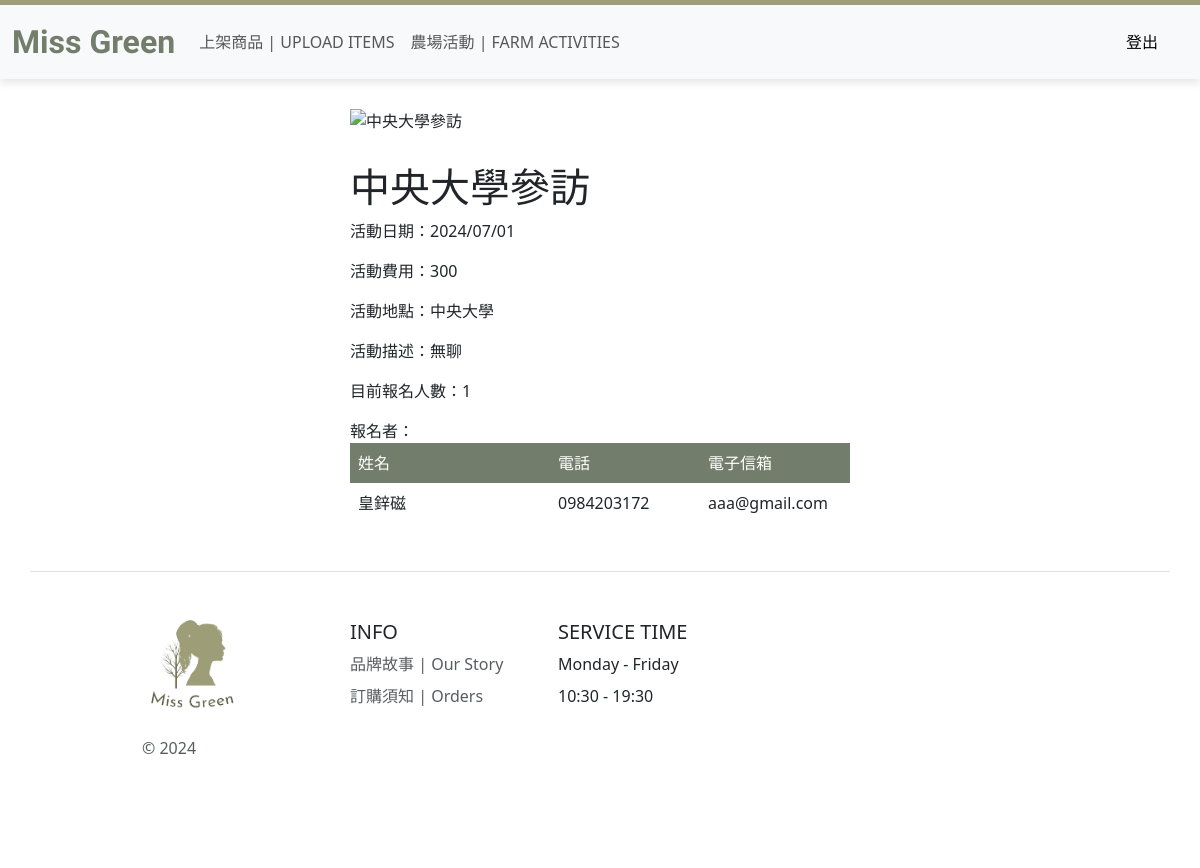
The app's page /ActivityDetail?activity_id=3 with its own data.
### myproject/models.py (models this page shows, shortened)
class Activity(db.Model):
    __tablename__ = 'activities'
    id = db.Column(db.Integer, primary_key=True)
    image_url = db.Column(db.String(255), nullable=False)
    name = db.Column(db.String(100), nullable=False)
    event_date = db.Column(db.DateTime, nullable=False)
    location = db.Column(db.String(100), nullable=False)
    fee = db.Column(db.Float, nullable=False)
    description = db.Column(db.Text, nullable=False)
    status = db.Column(db.Text)
    farmer_id = db.Column(db.Integer, db.ForeignKey('farmers.id'), nullable=False)

class Activities_reg_rec(UserMixin, db.Model):
    __tablename__ = 'activities_reg_rec'
    id = db.Column(db.Integer, primary_key = True)
    activities_member_name = db.Column(db.String(32), nullable = False)
    activities_member_phone = db.Column(db.String(32), nullable = False)
    activities_member_email = db.Column(db.String(32), nullable = False)
    user_id = db.Column(db.Integer, db.ForeignKey('users.id'))
    activity_id = db.Column(db.Integer, db.ForeignKey('activities.id'))
    activity = relationship("Activity")

### main.py (the view)
@app.route('/ActivityDetail', methods=['GET'])
def activityDetail():
    activity_id = request.args.get('activity_id')
    if activity_id:
        activity = Activity.query.filter_by(id =activity_id).first()
        if activity:
            try:
                activity_reg_data = Activities_reg_rec.query.filter_by(activity_id=activity_id).all()
                print(activity_reg_data)
                return render_template('ActivityDetail.html', activity=activity, activity_reg_data=activity_reg_data)
            except IntegrityError as e:
                db.session.rollback()
                print(f"Database error: {str(e)}")
                return "An error occurred while querying the database", 500
    return "Activity not found", 404

### templates/ActivityDetail.html (shortened to what this page needs)
<!DOCTYPE html>
<html lang="en">
  <head>
    <link rel="stylesheet" href="static/MissGreen.css" />
    <link
      href="https://cdn.jsdelivr.net/npm/bootstrap@5.3.3/dist/css/bootstrap.min.css"
      rel="stylesheet"
    />
  </head>
  <body>
    <nav
      class="navbar navbar-expand-lg bg-body-tertiary sticky-top green-border-top"
    >
      <div class="container-fluid">
        <a class="navbar-brand" href="/">Miss Green</a>
        <div class="collapse navbar-collapse" id="navbarNavDropdown">
          <ul class="navbar-nav">
            <li class="nav-item">
              <a class="nav-link" href="/Upload">上架商品 | UPLOAD ITEMS</a>
            </li>
            <li class="nav-item">
              <a class="nav-link" href="/Add_activities"
                >農場活動 | FARM ACTIVITIES</a
              >
            </li>
          </ul>
        </div>
        <a class="logout" href="{{url_for('logout')}}">登出</a>
      </div>
    </nav>
    <div
      class="activity-wrapper"
      style="display: flex; justify-content: center"
    >
      <div class="activity-container" style="text-align: left">
        <img
          src="{{ activity.image_url }}"
          alt="{{ activity.name }}"
          class="activity-image"
          style="display: block; width: 500px; margin-top: 30px"
        />
        <div class="activity-detail">
          <h1 style="margin-top: 30px">{{ activity.name }}</h1>
          <p class="activity-notice">
            活動日期：{{ activity.event_date.strftime('%Y/%m/%d') }}
          </p>
          <p class="activity-notice">活動費用：{{ activity.fee}}</p>
          <p class="activity-notice">活動地點：{{ activity.location }}</p>
          <p class="activity-notice">活動描述：{{ activity.description }}</p>
          <p class="quantity-label">目前報名人數：{{ activity_reg_data|length }}</p>
        </div>
        {% if activity_reg_data %}
          <div>報名者：</div>
        <div class="activity_member">
          <table>
              <thead>
                  <tr>
                      <th>姓名</th>
                      <th>電話</th>
                      <th>電子信箱</th>
                  </tr>
              </thead>
              <tbody>
                  {% for reg_data in activity_reg_data %}
                  <tr>
                      <td>{{ reg_data.activities_member_name }}</td>
                      <td>{{ reg_data.activities_member_phone }}</td>
                      <td>{{ reg_data.activities_member_email }}</td>
                  </tr>
                  {% endfor %}
              </tbody>
          </table>
      </div>
      {% endif %}
      </div>
    </div>
    <div class="container">
      <footer
        class="row row-cols-1 row-cols-sm-2 row-cols-md-5 py-5 my-5 border-top"
      >
        <div class="col mb-3">
          <a
            href="/"
            class="d-flex align-items-center mb-3 link-body-emphasis text-decoration-none"
          >
            <img
              src="static/resources/專題提案_第1組__1_-removebg-preview.png"
              alt="Logo"
              width="100"
              height="100"
            />
            <svg class="bi me-2" width="40" height="32">
              <use xlink:href="#bootstrap" />
            </svg>
          </a>
          <p class="text-body-secondary">&copy; 2024</p>
        </div>
        <div class="col mb-2">
          <h5>INFO</h5>
          <ul class="nav flex-column">
            <li class="nav-item mb-2">
              <a href="#" class="nav-link p-0 text-body-secondary"
                >品牌故事 | Our Story</a
              >
            </li>
            <li class="nav-item mb-2">
              <a href="#" class="nav-link p-0 text-body-secondary"
                >訂購須知 | Orders</a
              >
            </li>
          </ul>
        </div>
        <div class="col mb-2">
          <h5>SERVICE TIME</h5>
          <ul class="nav flex-column">
            <li class="nav-item mb-2 service-time">Monday - Friday</li>
            <li class="nav-item mb-2 service-time">10:30 - 19:30</li>
          </ul>
        </div>
      </footer>
    </div>
  </body>
</html>

### static/MissGreen.css (style rules this page uses)
.navbar-brand { color: #727d6b; font-weight: 1000; font-size: xx-large; font-family: "Sacramento", cursive; }
.green-border-top { border-top: 5px solid #9d9d78; }
.navbar { box-shadow: 0 4px 8px rgba(0, 0, 0, 0.1); }
footer { padding-left: 100px; }
.logout { margin-right: 30px; text-decoration: none; color: black; }
.activity_member table { width: 100%; border-collapse: collapse; font-size: medium; }
.activity_member th, .activity_member td { padding: 8px; }
.activity_member th { background-color: #727d6b; color: white; font-weight: 500; }
.activity_member th:first-child, .activity_member td:first-child { width: 40%; }
.activity_member th:nth-child(2), .activity_member td:nth-child(2) { width: 30%; }
.activity_member th:nth-child(3), .activity_member td:nth-child(3) { width: 30%; }
.registeredTable th, td { padding: 8px; }

### templates/ActivityDetail.html (style rules this page uses)
.navbar-brand { color: #727d6b; font-weight: 1000; font-size: xx-large; font-family: "Sacramento", cursive; }
.quantity-label { margin-right: 10px; }

### records on screen
Activity: name "中央大學參訪", event_date "2024/07/01", fee "300", location "中央大學", description "無聊"
Activities_reg_rec: activities_member_name "皇鋅磁", activities_member_phone "0984203172", activities_member_email "aaa@gmail.com"

### other values on screen
{{ activity_reg_data|length }} "1"
